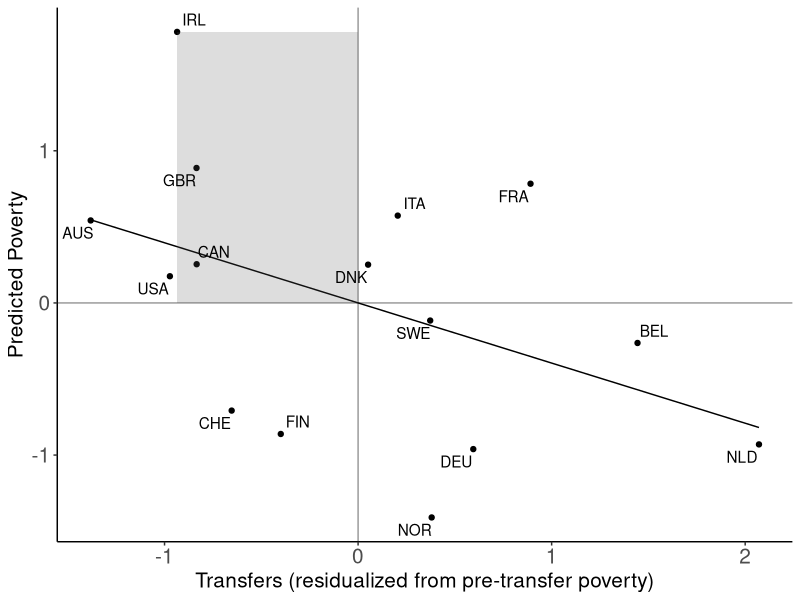

This chart was generated by the following R code: (Note: this script raises an error after producing the figure.)

rm(list=ls())
# install rio.plot
nation.long <- c("Australia", "Belgium", "Canada", "Denmark", "Finland", "France", "Germany", "Ireland", "Italy", "Netherlands", "Norway", "Sweden", "Switzerland", "United Kingdom", "U.S.A.")
ISO3 <- c("AUS", "BEL", "CAN", "DNK", "FIN", "FRA", "DEU", "IRL", "ITA", "NLD", "NOR", "SWE", "CHE", "GBR", "USA")
dv <- c(11.9,6,6.5,5.9,3.7,9.8,4.3,29.4,14.3,7.3,1.7,5.8,3.8,16.8,11.7)
gdp <- c(7734.418,6258.508,7894.777,7450.465,5712.95,6938.063,6746.054,3905.857,5507.27,7390.348,6507.316,7965.854,11419.35,7982.377,11871.49)
gdp <- round(gdp, digits = 0) # For compatibility to Kenworthy.
pov <- c(23.3,26.8,22.5,26.4,11.9,36.1,15.2,39.2,30.7,22.1,9.2,23.7,12.5,29.6,21)
tran <- c(7.3,19.3,9.5,13.5,10.4,17.8,14.8,10.5,14.5,21.5,13.4,14.6,9.4,10.1,8.8)

X <- data.frame(dv,tran,pov)
Z <- data.frame(scale(X))
colnames(Z) <- paste(colnames(X),"Z",sep="")
 summary(lm(dvZ~tranZ + povZ-1,data=Z))
m1 <- lm(tranZ ~ povZ -1,data=Z)
tran.resid <- m1$residuals
m2 <- lm(dvZ~ tranZ + povZ -1,data=Z)
yhat = m2$fitted.values
require(tidyverse)
require(ggrepel)
pdat <- data.frame(tran.resid,yhat,ISO3)
# Fig 2.1
ggplot(pdat,aes(x=tran.resid,y=yhat,label=ISO3)) + theme_classic() + geom_point() +
  geom_hline(yintercept=0,color="grey60") + geom_vline(xintercept=0,color="grey60") +
  labs(x="Transfers (residualized from pre-transfer poverty)",y="Predicted Poverty") +
  geom_smooth(method="lm",se=FALSE,color="black",size=.5) + 
  annotate("rect",xmin=pdat[8,1],xmax=0,ymin=0,ymax=pdat[8,2],alpha=.2) + geom_text_repel() + 
  theme(axis.title = element_text(size = 15),
        axis.text = element_text(size = 15))
  

p1 <- ggplot(pdat,aes(x=tran.resid,y=yhat,label=ISO3)) + theme_classic() + geom_point() +
  geom_hline(yintercept=0,color="grey60") + geom_vline(xintercept=0,color="grey60") +
  labs(x="Transfers (residualized from pre-transfer poverty)",y="Predicted Poverty") +
  geom_smooth(method="lm",se=FALSE,color="black",size=.5) + 
  annotate("rect",xmin=pdat[8,1],xmax=0,ymin=0,ymax=pdat[8,2],alpha=.2) + geom_text_repel() + 
  theme(axis.title = element_text(size = 16),
        axis.text = element_text(size = 15))
setwd("/Users/melamed.9/Desktop/School/Research/InPrep/Regression Inside Out/RIO Book/replication.code")
ggsave(p1, file="Figure2.1.revised.eps", device=cairo_ps)
# Fig 2.2

# Specialized version of rio.plot to leave out the lines connecting the variables to the projection through the origin. Don't use this function otherwise (stopped updating as of 6.8.22)
rio.plot2<-function(m1,exclude.vars="no",r1="none",case.names="",h.just=-.2,v.just=0,case.col="blue",var.name.col="black",include.int="yes",group.cases=1,model.type="OLS"){
  require(tidyverse)
  
  X<-m1$model[,2:ncol(m1$model)]
  y<-m1$model[,1]
  u.out<-svd(X)$u
  uut.out <- u.out %*% t(u.out)
  if(include.int[1]=="yes"){
    X<-data.frame(Intercept=1,X)
    if(model.type=="OLS"){
      Xadj <- cbind(X,m1$fitted.values)}else{
        Xadj <- cbind(X,m1$linear.predictors)}
    svd2 <- svd(Xadj)
    U2 <- svd2$u %*% diag(svd2$d)
    V2 <- svd2$v
  }else{
    Xadj <- cbind(X,m1$fitted.values)
    svd2 <- svd(Xadj)
    U2 <- svd2$u %*% diag(svd2$d)
    V2 <- svd2$v}
  
  variables<-c(colnames(m1$model)[2:ncol(m1$model)],colnames(m1$model)[1])
  variables[length(variables)]<-"YHAT"
  if(include.int[1]=="yes"){variables <- c("Intercept",variables)}
  if(r1[1]!="none"){
    U2<- U2[r1,]
    U2<-data.frame(U2)
    colnames(U2)<-c("no1","no2")}
  pdat <- data.frame(V2[,1:2],variables)
  if(exclude.vars[1]!="no"){
    V2 <- V2[-exclude.vars,]
    variables <- variables[-exclude.vars]
    pdat <- data.frame(V2,variables)}
  
  if(class(V2)[1]=="numeric"){
    pdat<-data.frame(X1=pdat[1,1],X2=pdat[2,1],variables=pdat[1,2])
    V2<-t(as.matrix(V2))}
  
  project.point <-function(p1,p2){
    # This function is an adaptation of one that Ron Breiger wrote in 2014.
    # It identifies the point at which p1 intersects, at a 90 degree angle, the line between the origin and p2
    # I adapted Ron's program to get values for ggplot, rather than to use in the base R plot function
    lamda <- sum(p1*p2)
    b <- sqrt(sum(p2^2))
    slope <- p2[2] / p2[1]
    Xsq <- (lamda^2) / ((b^2) * (1 + (slope^2)))
    X1 <- sqrt(Xsq)
    Y1 <- slope*X1
    newpoint1 <- c(X1,Y1)
    dist1 <- sqrt(sum((p1 - newpoint1)^2))
    # Now try reversing sign of X, and see if distance from p1 is shorter.
    X2 <- 0 - X1
    Y2 <- slope * X2
    newpoint2 <- c(X2,Y2)
    dist2 <- sqrt(sum((p1 - newpoint2)^2))
    if (dist1 <= dist2) {newpoint <- newpoint1}else {newpoint <- newpoint2}
    out <- list(newpoint=newpoint)
    return(out)}
  l1 <- nrow(V2) -1
  if(class(V2)[1]=="matrix"){
    lineseg1<-rbind(project.point(V2[1,1:2],V2[nrow(V2),1:2])$newpoint,V2[1,1:2])
    lineseg1<-data.frame(lineseg1,1)
    colnames(lineseg1)<-c("x","y","gr")
    if(l1 > 1){
      for(i in 2:l1){
        lineseg2<-rbind(project.point(V2[i,1:2],V2[nrow(V2),1:2])$newpoint,V2[i,1:2])
        lineseg2<-data.frame(lineseg2,i)
        colnames(lineseg2)<-c("x","y","gr")
        lineseg1<-rbind(lineseg1,lineseg2)}}}
  if(r1[1]=="none"){if(class(V2)[1]=="matrix"){
    p1 <- ggplot()  + theme_classic() + labs(x="First Dimension",y="Second Dimension") +
      geom_vline(xintercept=0) + geom_hline(yintercept=0) + geom_abline(intercept=0,slope=(V2[nrow(V2),2]/V2[nrow(V2),1]))+ geom_text(data=pdat,aes(x=X1,y=X2,label=variables, hjust=h.just,vjust=v.just),color=var.name.col) + guides(color = "none") +
      #geom_line(data=lineseg1,mapping=aes(x=x,y=y,group=gr),color="grey65") + 
      coord_fixed(ratio=1)  + geom_point(data=pdat,aes(x=X1,y=X2))}else{
        p1 <- ggplot()  + theme_classic() + labs(x="First Dimension",y="Second Dimension") +
          geom_vline(xintercept=0) + geom_hline(yintercept=0) + geom_abline(intercept=0,slope=(V2[2]/V2[1]))+ geom_text(data=pdat,aes(x=X1,y=X2,label=variables, hjust=h.just,vjust=v.just),color=var.name.col) + guides(color = "none") +
          coord_fixed(ratio=1)  + geom_point(data=pdat,aes(x=X1,y=X2))}
    
  }else {if(length(group.cases)==1){if(class(V2)[1]=="matrix"){
    p1 <- ggplot()   + theme_classic() + labs(x="First Dimension",y="Second Dimension") +
      geom_vline(xintercept=0) + geom_hline(yintercept=0) + geom_abline(intercept=0,slope=(V2[nrow(V2),2]/V2[nrow(V2),1]))+ geom_text(data=pdat,aes(x=X1,y=X2,label=variables, hjust=h.just,vjust=v.just),color=var.name.col) + guides(color = "none") +
      #geom_line(data=lineseg1,mapping=aes(x=x,y=y,group=gr),color="grey65") +
      geom_point(data=U2,aes(x=no1,y=no2),color=case.col) + geom_text(data=U2,aes(x=no1,y=no2,label=case.names), hjust=h.just,vjust=v.just) + coord_fixed(ratio=1) + geom_point(data=pdat,aes(x=X1,y=X2))}else{
        p1 <- ggplot()   + theme_classic() + labs(x="First Dimension",y="Second Dimension") +
          geom_vline(xintercept=0) + geom_hline(yintercept=0) + geom_abline(intercept=0,slope=(V2[2]/V2[1]))+ geom_text(data=pdat,aes(x=X1,y=X2,label=variables, hjust=h.just,vjust=v.just),color=var.name.col) + guides(color = "none") +
          
          geom_point(data=U2,aes(x=no1,y=no2),color=case.col) + geom_text(data=U2,aes(x=no1,y=no2,label=case.names), hjust=h.just,vjust=v.just) + coord_fixed(ratio=1) + geom_point(data=pdat,aes(x=X1,y=X2))}
    
  }else {U3 <- data.frame(U2)
  U3 <- mutate(U3,agg=group.cases)
  colnames(U3)[1:2] <- c("no1","no2")
  U5 <- U3 %>% group_by(agg) %>% summarize(x=mean(no1),y=mean(no2))
  if(class(V2)[1]=="matrix"){
    p1 <- ggplot()  + theme_classic() + labs(x="First Dimension",y="Second Dimension") +
      geom_vline(xintercept=0) + geom_hline(yintercept=0) + geom_abline(intercept=0,slope=(V2[nrow(V2),2]/V2[nrow(V2),1]))+ geom_text(data=pdat,aes(x=X1,y=X2,label=variables, hjust=h.just,vjust=v.just),color=var.name.col) + guides(color = "none") +
      geom_line(data=lineseg1,mapping=aes(x=x,y=y,group=gr),color="grey65") +
      geom_point(data=U5,aes(x=x,y=y),color=case.col) + geom_text(data=U5,aes(x=x,y=y,label=agg), hjust=h.just,vjust=v.just) + coord_fixed(ratio=1) + geom_point(data=pdat,aes(x=X1,y=X2))}else{
        p1 <- ggplot()  + theme_classic() + labs(x="First Dimension",y="Second Dimension") +
          geom_vline(xintercept=0) + geom_hline(yintercept=0) + geom_abline(intercept=0,slope=(V2[2]/V2[1]))+ geom_text(data=pdat,aes(x=X1,y=X2,label=variables, hjust=h.just,vjust=v.just),color=var.name.col) + guides(color = "none") +
          
          geom_point(data=U5,aes(x=x,y=y),color=case.col) + geom_text(data=U5,aes(x=x,y=y,label=agg), hjust=h.just,vjust=v.just) + coord_fixed(ratio=1) + geom_point(data=pdat,aes(x=X1,y=X2))}
  
  }}
  
  if(model.type=="OLS"){
    re2<-resid(m1)^2
    mse <- re2/(nrow(m1$model)-m1$rank)
    
    if(include.int[1]=="yes"){
      X <- as.matrix(cbind(1,m1$model[,2:ncol(m1$model)]))}else{
        X <- as.matrix(m1$model[,2:ncol(m1$model)])}
    d.xinv<-diag(solve(t(X) %*% X))       
    case.variances <- matrix(NA,nrow=nrow(m1$model),ncol=length(m1$coefficients))
    case.variances[,1] <-mse *d.xinv[1]
    if(length(d.xinv)>1){
      for(i in 2:length(d.xinv)) {
        case.variances[,i] <-mse *d.xinv[i]}}}else{
          r <- m1$residuals
          mse<-as.numeric((t(r)%*%r)/(nrow(m1$model)-m1$rank))
          # Get each case's contribution to the MSE
          look <- rep(0, length(r))
          for (i in 1:length(r)) {
            r1<-m1$residuals[i]
            mse1<-(t(r1)%*%r1)/(nrow(m1$model)-m1$rank)
            mse1<-as.numeric(mse1)
            look[i] <- mse1}
          
          X<-as.matrix(cbind(1,m1$model[,2:ncol(m1$model)]))
          if(model.type=="logit"){
            W<-diag((m1$fitted.values*(1-m1$fitted.values)))}else if(model.type=="poisson"){
              W<-diag(m1$fitted.values)}else if(model.type=="nb"){
                W<-diag(m1$fitted.values/(1+(1/m1$theta)*m1$fitted.values))}else{
                  print("model.type should be OLS, logit, poisson, or nb.")} 
          
          cov<-solve(t(X) %*% W %*% X)
          # Weight the variance/covariance matrix by the case's contributions to the MSE
          look2 <- array(0, c(nrow(cov),ncol(cov),length(r)))
          for (k in 1:length(r)) {
            look2[,,k] <- (look[k]/mse) * cov
          }
          case.variances <- sqrt(diag(look2[,,1]))
          for(i in 2:nrow(X)){
            case.variances2 <- sqrt(diag(look2[,,i]))
            case.variances <- rbind(case.variances,case.variances2)}}
  
  colnames(case.variances) <- names(m1$coefficients)
  rownames(case.variances) <- paste(1:nrow(X))
  
  out<-list(gg.obj=p1,row.dimensions=U2[,1:2],col.dimensions=V2[,1:2],case.variances=case.variances,U=u.out,UUt=uut.out)
  return(out)}
rp1 <- rio.plot2(m2,include.int="no",r1=1:15,case.col = "grey60",case.names = ISO3,var.name.col = "grey25")

rp1$gg.obj + scale_x_continuous(limits=c(-2.2,2.8))
p2 <- rp1$gg.obj + scale_x_continuous(limits=c(-2.2,2.8)) +theme(axis.title = element_text(size = 15),
                                                                 axis.text = element_text(size = 15))
p2
setwd("/Users/melamed.9/Desktop/School/Research/InPrep/Regression Inside Out/RIO Book/replication.code")
ggsave(p2, file="Figure2.2.revised.eps", device=cairo_ps)


# Fig 2.3
project.point <-function(p1,p2){
  # This function is an adaptation of one that Ron Breiger wrote in 2014.
  # It identifies the point at which p1 intersects, at a 90 degree angle, the line between the origin and p2
  # I adapted Ron's program to get values for ggplot, rather than to use in the base R plot function
  lamda <- sum(p1*p2)
  b <- sqrt(sum(p2^2))
  slope <- p2[2] / p2[1]
  Xsq <- (lamda^2) / ((b^2) * (1 + (slope^2)))
  X1 <- sqrt(Xsq)
  Y1 <- slope*X1
  newpoint1 <- c(X1,Y1)
  dist1 <- sqrt(sum((p1 - newpoint1)^2))
  # Now try reversing sign of X, and see if distance from p1 is shorter.
  X2 <- 0 - X1
  Y2 <- slope * X2
  newpoint2 <- c(X2,Y2)
  dist2 <- sqrt(sum((p1 - newpoint2)^2))
  if (dist1 <= dist2) {newpoint <- newpoint1}else {newpoint <- newpoint2}
  out <- list(newpoint=newpoint)
  return(out)}
trp<-project.point(rp1$col.dimensions[1,1:2],rp1$col.dimensions[3,1:2])$newpoint
pop<-project.point(rp1$col.dimensions[2,1:2],rp1$col.dimensions[3,1:2])$newpoint
rp1 <-rio.plot(m2,include.int="no",r1=1:15,case.col = "grey60",case.names = ISO3,var.name.col = "red")
rp1$gg.obj + scale_x_continuous(limits=c(-2.2,2.8)) +
  geom_segment(aes(x = 0, y = 0, xend = trp[1], yend = trp[2]),colour="grey60",size=2) +
  geom_segment(aes(x = 0, y = 0, xend = pop[1], yend = pop[2]),colour="black",size=2)
p3 <- rp1$gg.obj + scale_x_continuous(limits=c(-2.2,2.8)) +
  geom_segment(aes(x = 0, y = 0, xend = trp[1], yend = trp[2]),colour="grey60",size=2) +
  geom_segment(aes(x = 0, y = 0, xend = pop[1], yend = pop[2]),colour="black",size=2) +theme(axis.title = element_text(size = 15),
                                                                                             axis.text = element_text(size = 15))
p3
ggsave(p3, file="Figure2.3.revised.eps", device=cairo_ps)


# Fig 2.4
w1<-project.point(rp1$row.dimensions[1,1:2],rp1$col.dimensions[3,1:2])$newpoint
w2<-project.point(rp1$row.dimensions[2,1:2],rp1$col.dimensions[3,1:2])$newpoint
w3<-project.point(rp1$row.dimensions[3,1:2],rp1$col.dimensions[3,1:2])$newpoint
w4<-project.point(rp1$row.dimensions[4,1:2],rp1$col.dimensions[3,1:2])$newpoint
w5<-project.point(rp1$row.dimensions[5,1:2],rp1$col.dimensions[3,1:2])$newpoint
w6<-project.point(rp1$row.dimensions[6,1:2],rp1$col.dimensions[3,1:2])$newpoint
w7<-project.point(rp1$row.dimensions[7,1:2],rp1$col.dimensions[3,1:2])$newpoint
w8<-project.point(rp1$row.dimensions[8,1:2],rp1$col.dimensions[3,1:2])$newpoint
w9<-project.point(rp1$row.dimensions[9,1:2],rp1$col.dimensions[3,1:2])$newpoint
w10<-project.point(rp1$row.dimensions[10,1:2],rp1$col.dimensions[3,1:2])$newpoint
w11<-project.point(rp1$row.dimensions[11,1:2],rp1$col.dimensions[3,1:2])$newpoint
w12<-project.point(rp1$row.dimensions[12,1:2],rp1$col.dimensions[3,1:2])$newpoint
w13<-project.point(rp1$row.dimensions[13,1:2],rp1$col.dimensions[3,1:2])$newpoint
w14<-project.point(rp1$row.dimensions[14,1:2],rp1$col.dimensions[3,1:2])$newpoint
w15<-project.point(rp1$row.dimensions[15,1:2],rp1$col.dimensions[3,1:2])$newpoint

rp1$gg.obj + scale_x_continuous(limits=c(-2.2,2.8)) +
  geom_segment(aes(x = 0, y = 0, xend = trp[1], yend = trp[2]),colour="grey60",size=2) +
  geom_segment(aes(x = 0, y = 0, xend = pop[1], yend = pop[2]),colour="black",size=2) +
  geom_segment(aes(x = rp1$row.dimensions[1,1], y = rp1$row.dimensions[1,2], xend = w1[1], yend = w1[2]),colour="grey30",size=.2) +
  geom_segment(aes(x = rp1$row.dimensions[2,1], y = rp1$row.dimensions[2,2], xend = w2[1], yend = w2[2]),colour="grey30",size=.2) +
  geom_segment(aes(x = rp1$row.dimensions[3,1], y = rp1$row.dimensions[3,2], xend = w3[1], yend = w3[2]),colour="grey30",size=.2) +
  geom_segment(aes(x = rp1$row.dimensions[4,1], y = rp1$row.dimensions[4,2], xend = w4[1], yend = w4[2]),colour="grey30",size=.2) +
  geom_segment(aes(x = rp1$row.dimensions[5,1], y = rp1$row.dimensions[5,2], xend = w5[1], yend = w5[2]),colour="grey30",size=.2) +
  geom_segment(aes(x = rp1$row.dimensions[6,1], y = rp1$row.dimensions[6,2], xend = w6[1], yend = w6[2]),colour="grey30",size=.2) +
  geom_segment(aes(x = rp1$row.dimensions[7,1], y = rp1$row.dimensions[7,2], xend = w7[1], yend = w7[2]),colour="grey30",size=.2) +
  geom_segment(aes(x = rp1$row.dimensions[8,1], y = rp1$row.dimensions[8,2], xend = w8[1], yend = w8[2]),colour="grey30",size=.2) +
  geom_segment(aes(x = rp1$row.dimensions[9,1], y = rp1$row.dimensions[9,2], xend = w9[1], yend = w9[2]),colour="grey30",size=.2) +
  geom_segment(aes(x = rp1$row.dimensions[10,1], y = rp1$row.dimensions[10,2], xend = w10[1], yend = w10[2]),colour="grey30",size=.2) +
  geom_segment(aes(x = rp1$row.dimensions[11,1], y = rp1$row.dimensions[11,2], xend = w11[1], yend = w11[2]),colour="grey30",size=.2) +
  geom_segment(aes(x = rp1$row.dimensions[12,1], y = rp1$row.dimensions[12,2], xend = w12[1], yend = w12[2]),colour="grey30",size=.2) +
  geom_segment(aes(x = rp1$row.dimensions[13,1], y = rp1$row.dimensions[13,2], xend = w13[1], yend = w13[2]),colour="grey30",size=.2) +
  geom_segment(aes(x = rp1$row.dimensions[14,1], y = rp1$row.dimensions[14,2], xend = w14[1], yend = w14[2]),colour="grey30",size=.2) +
  geom_segment(aes(x = rp1$row.dimensions[15,1], y = rp1$row.dimensions[15,2], xend = w15[1], yend = w15[2]),colour="grey30",size=.2)

p4 <- rp1$gg.obj + scale_x_continuous(limits=c(-2.2,2.8)) +
  geom_segment(aes(x = 0, y = 0, xend = trp[1], yend = trp[2]),colour="grey60",size=2) +
  geom_segment(aes(x = 0, y = 0, xend = pop[1], yend = pop[2]),colour="black",size=2) +
  geom_segment(aes(x = rp1$row.dimensions[1,1], y = rp1$row.dimensions[1,2], xend = w1[1], yend = w1[2]),colour="grey30",size=.2) +
  geom_segment(aes(x = rp1$row.dimensions[2,1], y = rp1$row.dimensions[2,2], xend = w2[1], yend = w2[2]),colour="grey30",size=.2) +
  geom_segment(aes(x = rp1$row.dimensions[3,1], y = rp1$row.dimensions[3,2], xend = w3[1], yend = w3[2]),colour="grey30",size=.2) +
  geom_segment(aes(x = rp1$row.dimensions[4,1], y = rp1$row.dimensions[4,2], xend = w4[1], yend = w4[2]),colour="grey30",size=.2) +
  geom_segment(aes(x = rp1$row.dimensions[5,1], y = rp1$row.dimensions[5,2], xend = w5[1], yend = w5[2]),colour="grey30",size=.2) +
  geom_segment(aes(x = rp1$row.dimensions[6,1], y = rp1$row.dimensions[6,2], xend = w6[1], yend = w6[2]),colour="grey30",size=.2) +
  geom_segment(aes(x = rp1$row.dimensions[7,1], y = rp1$row.dimensions[7,2], xend = w7[1], yend = w7[2]),colour="grey30",size=.2) +
  geom_segment(aes(x = rp1$row.dimensions[8,1], y = rp1$row.dimensions[8,2], xend = w8[1], yend = w8[2]),colour="grey30",size=.2) +
  geom_segment(aes(x = rp1$row.dimensions[9,1], y = rp1$row.dimensions[9,2], xend = w9[1], yend = w9[2]),colour="grey30",size=.2) +
  geom_segment(aes(x = rp1$row.dimensions[10,1], y = rp1$row.dimensions[10,2], xend = w10[1], yend = w10[2]),colour="grey30",size=.2) +
  geom_segment(aes(x = rp1$row.dimensions[11,1], y = rp1$row.dimensions[11,2], xend = w11[1], yend = w11[2]),colour="grey30",size=.2) +
  geom_segment(aes(x = rp1$row.dimensions[12,1], y = rp1$row.dimensions[12,2], xend = w12[1], yend = w12[2]),colour="grey30",size=.2) +
  geom_segment(aes(x = rp1$row.dimensions[13,1], y = rp1$row.dimensions[13,2], xend = w13[1], yend = w13[2]),colour="grey30",size=.2) +
  geom_segment(aes(x = rp1$row.dimensions[14,1], y = rp1$row.dimensions[14,2], xend = w14[1], yend = w14[2]),colour="grey30",size=.2) +
  geom_segment(aes(x = rp1$row.dimensions[15,1], y = rp1$row.dimensions[15,2], xend = w15[1], yend = w15[2]),colour="grey30",size=.2) + theme(axis.title = element_text(size = 15),
                                                                                                                                              axis.text = element_text(size = 15))
  
p4
ggsave(p4, file="Figure2.4.revised.eps", device=cairo_ps)




# Fig 2.5

rp5 <- rio.plot(m2,include.int="no",r1=1:15,case.col = "grey60",case.names = ISO3,var.name.col = "grey25",exclude.vars=1:2)
rp5$gg.obj + annotate("rect",xmin=-2.3,xmax=-.83,ymin=-.5,ymax=1.25,alpha=.15,fill="black") +
  annotate("rect",xmin=-.8,xmax=2.1,ymin=-2.1,ymax=.12,alpha=.15,fill="black")  +
  annotate("rect",xmin=-.5,xmax=3,ymin=.4,ymax=1.6,alpha=.15,fill="black")
p5 <- rp5$gg.obj + annotate("rect",xmin=-2.3,xmax=-.83,ymin=-.5,ymax=1.25,alpha=.15,fill="black") +
  annotate("rect",xmin=-.8,xmax=2.1,ymin=-2.1,ymax=.12,alpha=.15,fill="black")  +
  annotate("rect",xmin=-.5,xmax=3,ymin=.4,ymax=1.6,alpha=.15,fill="black") + theme(axis.title = element_text(size = 15),
                                                                                   axis.text = element_text(size = 15))
ggsave(p5, file="Figure2.5.revised.eps", device=cairo_ps)

# cosine similarities for Fig 2.6
U <- svd(Z[,2:3])$u
UUt <- U %*% t(U)
d <- diag(UUt)
d <- sqrt(d)
cosUUt <- UUt / outer(d,d)
rownames(cosUUt) <- nation.long
colnames(cosUUt) <- nation.long
require(reshape2)
UUtD <- melt(cosUUt)
# Run Kmeans (3-cluster) on U:
# K3 <- kmeans(U, center = 3, iter.max=10000, nstart = 10000)
# This is from the result: K3$cluster
# Permutation from doing k-means clustering on matrix U:
perm3 <- c(2,4,6,9,10,12,5,7,11,13,1,3,8,14,15)
UUtD$Var1 <- factor(UUtD$Var1,levels=nation.long[perm3])
UUtD$Var2 <- factor(UUtD$Var2,levels=rev(nation.long[perm3]))

ggplot(UUtD,aes(x=Var1,y=Var2,fill=value)) + theme_classic() +
  geom_tile() + scale_fill_gradient(low="grey90",high="black",breaks=c(-.99,-.5,0,.5,.99),labels=c("-1","-.5","0",".5","1")) + labs(x="",y="",fill="Cosine\nSimilarity") + 
  theme(axis.text.x = element_text(angle = 90, vjust = 0.5, hjust=1)) + 
  #theme(legend.position = "bottom") + 
  geom_segment(aes(x = 0, y = 5.5, xend = 15.5, yend = 5.5),colour="white",size=1) +
  geom_segment(aes(x = 0, y = 9.5, xend = 15.5, yend = 9.5),colour="white",size=1) +
  geom_segment(aes(x = 6.5, y = 0, xend = 6.5, yend = 15.5),colour="white",size=1) +
  geom_segment(aes(x = 10.5, y = 0, xend = 10.5, yend = 15.5),colour="white",size=1) +
  geom_segment(aes(x = 0, y = 5.5, xend = 15.5, yend = 5.5),colour="black",size=.2,linetype="dashed") +
  geom_segment(aes(x = 0, y = 9.5, xend = 15.5, yend = 9.5),colour="black",size=.2,linetype="dashed") +
  geom_segment(aes(x = 6.5, y = 0, xend = 6.5, yend = 15.5),colour="black",size=.2,linetype="dashed") +
  geom_segment(aes(x = 10.5, y = 0, xend = 10.5, yend = 15.5),colour="black",size=.2,linetype="dashed")

p6 <- ggplot(UUtD,aes(x=Var1,y=Var2,fill=value)) + theme_classic() +
  geom_tile() + scale_fill_gradient(low="grey90",high="black",breaks=c(-.99,-.5,0,.5,.99),labels=c("-1","-.5","0",".5","1")) + labs(x="",y="",fill="Cosine\nSimilarity") + 
  theme(axis.text.x = element_text(angle = 90, vjust = 0.5, hjust=1)) + 
  #theme(legend.position = "bottom") + 
  geom_segment(aes(x = 0, y = 5.5, xend = 15.5, yend = 5.5),colour="white",size=1) +
  geom_segment(aes(x = 0, y = 9.5, xend = 15.5, yend = 9.5),colour="white",size=1) +
  geom_segment(aes(x = 6.5, y = 0, xend = 6.5, yend = 15.5),colour="white",size=1) +
  geom_segment(aes(x = 10.5, y = 0, xend = 10.5, yend = 15.5),colour="white",size=1) +
  geom_segment(aes(x = 0, y = 5.5, xend = 15.5, yend = 5.5),colour="black",size=.2,linetype="dashed") +
  geom_segment(aes(x = 0, y = 9.5, xend = 15.5, yend = 9.5),colour="black",size=.2,linetype="dashed") +
  geom_segment(aes(x = 6.5, y = 0, xend = 6.5, yend = 15.5),colour="black",size=.2,linetype="dashed") +
  geom_segment(aes(x = 10.5, y = 0, xend = 10.5, yend = 15.5),colour="black",size=.2,linetype="dashed") + theme(axis.title = element_text(size = 15),
                                                                                                                axis.text = element_text(size = 15))

ggsave(p6, file="Figure2.6.revised.eps", device=cairo_ps)


